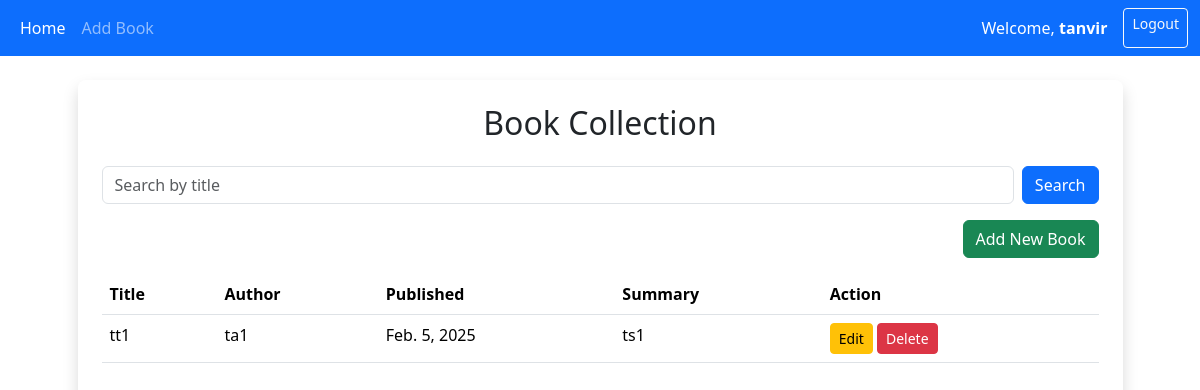
Screenshot of / (signed in) with the database file from the repository.
### books/models.py (models this page shows, shortened)
class Book(models.Model):
    title = models.CharField(max_length=255)
    author = models.CharField(max_length=255)
    published_date = models.DateField(null=True, blank=True)
    summary = models.TextField(blank=True, null=True)
    bookstore_owner = models.ForeignKey(User, on_delete=models.CASCADE, null=True, blank=True)

### books/views.py (the view)
# urls.py: path('', views.book_list, name='book_list'),
@login_required
def book_list(request):
    query = request.GET.get('q', '')  # Get search term
    books = Book.objects.filter(bookstore_owner=request.user)  # Filter books by owner
    if query:
        books = books.filter(title__icontains=query)  # Apply search filter
    return render(request, 'books/list_books.html', {'books': books, 'query': query})

### books/templates/books/list_books.html (shortened to what this page needs)
{% extends 'base.html' %}
{% block home_active %}active{% endblock %}
{% block content %}
<div class="container">
    <div class="row mt-4">
        <div class="col-md-11 col-12 p-4 m-auto shadow rounded-3">
            <h2 class="text-center mb-4">Book Collection</h2>
            <form method="GET" class="d-flex mb-3">
                <input type="text" class="form-control me-2" name="q" placeholder="Search by title" value="{{ query }}">
                <button class="btn btn-primary" type="submit">Search</button>
            </form>
            <div class="text-end mb-3">
                <a href="{% url 'add_book' %}" class="btn btn-success">Add New Book</a>
            </div>
            <table class="table">
                <thead>
                    <tr>
                    <th scope="col">Title</th>
                    <th scope="col">Author</th>
                    <th scope="col">Published</th>
                    <th scope="col">Summary</th>
                    <th scope="col">Action</th>
                    </tr>
                </thead>
                <tbody>
                    {% for book in books %}
                    <tr>
                    <td>
                        {{ book.title }}
                    </td>
                    <td>
                        {{ book.author }}
                    </td>
                    <td>
                        {{ book.published_date }}
                    </td>
                    <td>
                        {{ book.summary }}
                    </td>
                    <td>
                        <a href="{% url 'edit_book' book.id %}" class="btn btn-warning btn-sm">Edit</a>
                        <a href="{% url 'delete_book' book.id %}" class="btn btn-danger btn-sm" onclick="return confirm('Are you sure?');">Delete</a>
                    </td>
                    </tr>
                {% endfor %}
                </tbody>
            </table>
        </div>
    </div>
</div>
{% endblock %}

### books/templates/base.html (shortened to what this page needs)
<!DOCTYPE html>
<html>
<head>
    <link href="https://cdn.jsdelivr.net/npm/bootstrap@5.3.3/dist/css/bootstrap.min.css" rel="stylesheet">
</head>
<body>
    {% block navbar %}
    <nav class="navbar navbar-expand-lg navbar-dark bg-primary">
      <div class="container-fluid">
          <div class="collapse navbar-collapse" id="navbarNavAltMarkup">
              <div class="navbar-nav">
                  <a class="nav-link {% block home_active %}active{% endblock %}" href="{% url 'book_list' %}">Home</a>
                  <a class="nav-link {% block add_book_active %}active{% endblock %}" href="{% url 'add_book' %}">Add Book</a>
              </div>
              <div class="ms-auto navbar-nav">
                  {% if user.is_authenticated %}
                      <span class="navbar-text text-white me-3">
                          Welcome, <strong>{{ user.username }}</strong>
                      </span>
                      <a class="btn btn-outline-light btn-sm" href="{% url 'logout' %}">Logout</a>
                  {% else %}
                      <a class="btn btn-outline-light btn-sm" href="{% url 'login' %}">Login</a>
                  {% endif %}
              </div>
          </div>
      </div>
    </nav>
    {% endblock %}
    {% block content %}{% endblock %}
</body>
</html>

### rows the page displays
Book: title "tt1", author "ta1", published_date "Feb. 5, 2025", summary "ts1"

### other values shown
{{ user.username }} "tanvir"
